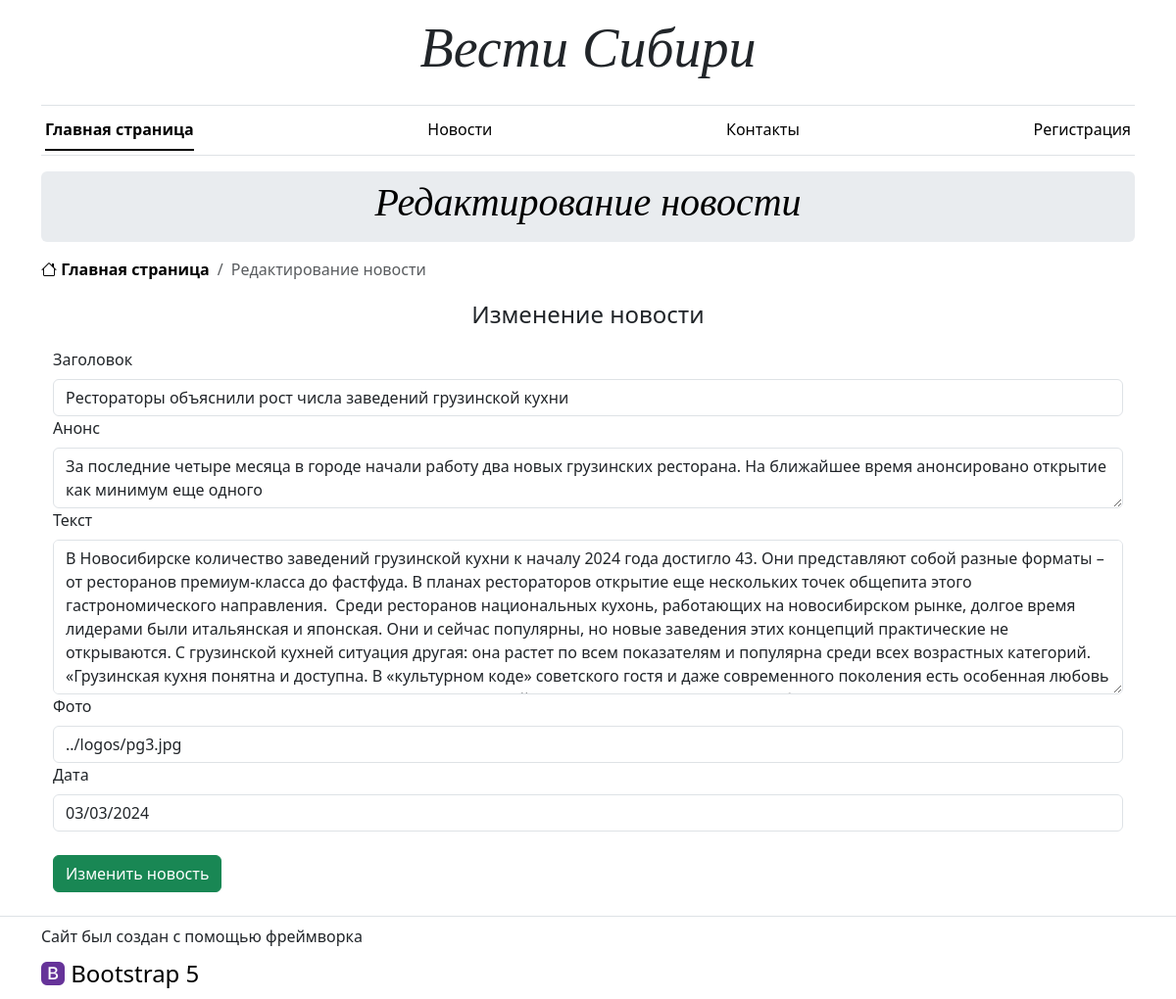
Before: /pages/edit.php?id=3 with the older database file.
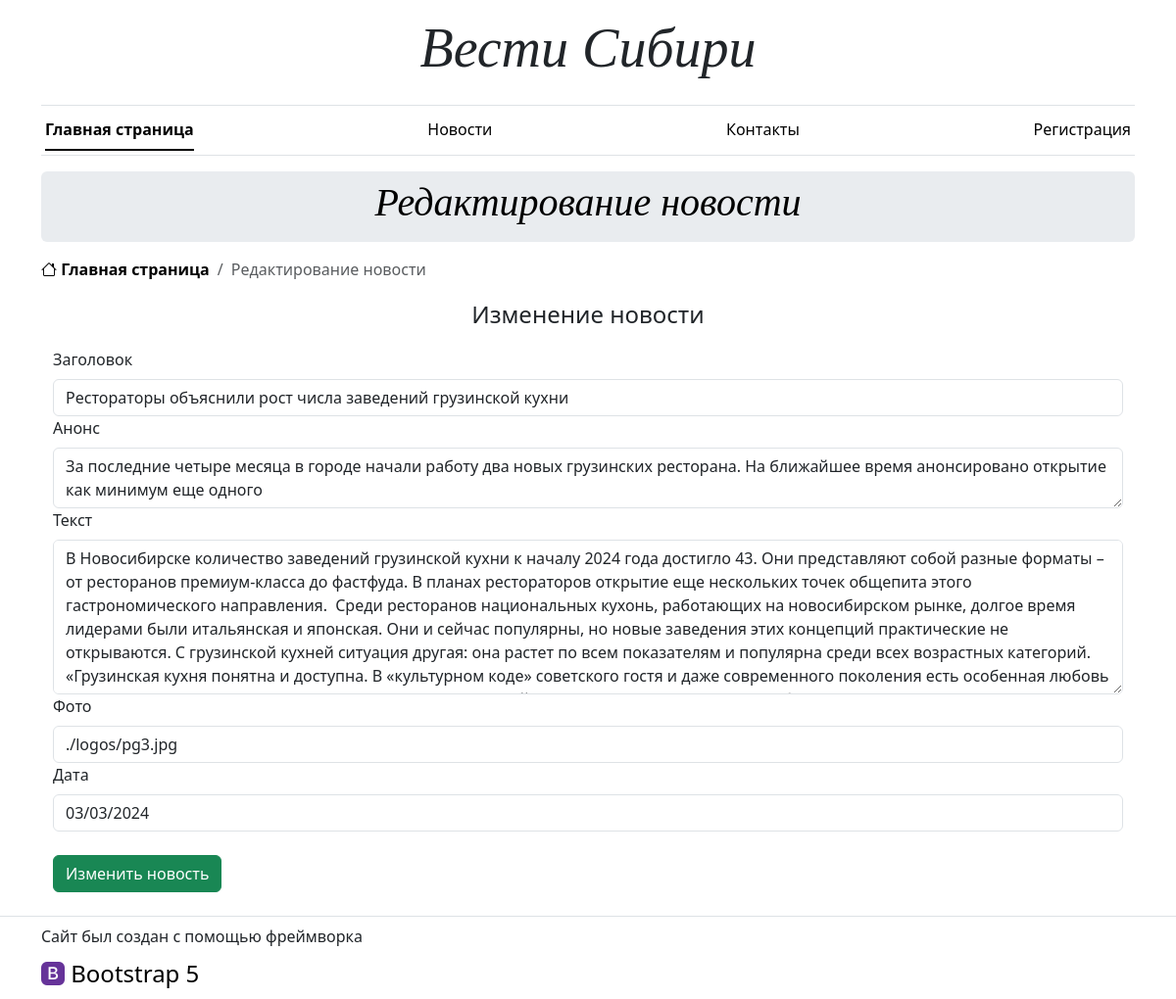
After: the same page with the newer database file.
### tables this page shows
CREATE TABLE `news` (
  `id` int(11) UNSIGNED NOT NULL,
  `title` text NOT NULL,
  `preview` text NOT NULL,
  `text` text NOT NULL,
  `date` date NOT NULL,
  `img` varchar(50) NOT NULL
);

### pages/edit.php (the view, shortened to what this page needs)
<!doctype html>
<html lang="ru">
<head>
  <link href="../styles/style.css" rel="stylesheet">
</head>
<body>
<div class="container d-none d-md-block">
  <header class="border-bottom lh-1 py-3">
    <div class="row flex-nowrap justify-content-between align-items-center">
      <h1 class="display-4 fst-italic text-center">Вести Сибири</h1>
    </div>
  </header>
</div>
<div class="d-none d-md-block container sticky-top">
  <div class="nav-scroller bg-white py-1 mb-3 border-bottom">
    <nav class="nav nav-underline justify-content-between px-1">
      <a class="nav-item nav-link link-body-emphasis active" href="../index.php">Главная страница</a>
      <a class="nav-item nav-link link-body-emphasis" href="news.php">Новости</a>
      <a class="nav-item nav-link link-body-emphasis" href="contacts.php">Контакты</a>
      <?php
         if(isset($_COOKIE['user']) && $_COOKIE['user'] != ''):
      ?>
      <a class="nav-item nav-link link-body-emphasis" href="../scripts/exit.php">Выйти</a>
      <?php else:?>
        <a class="nav-item nav-link link-body-emphasis" href="registration.php">Регистрация</a>
      <?php endif;?>
      </nav>
  </div>
</div>
<main class="container">
<div class="p-3 p-md-2 mb-3 rounded text-body-emphasis bg-body-secondary">
    <h3 class="display-6 fst-italic text-center">Редактирование новости</h3>
  </div>
  <nav aria-label="breadcrumb">
    <ol class="breadcrumb breadcrumb-custom overflow-hidden text-center rounded-3">
      <li class="breadcrumb-item active">
        <a class="link-body-emphasis fw-semibold text-decoration-none" href="../index.php">
          <i class="bi bi-house"></i>
          Главная страница
        </a>
      </li>
      <li class="breadcrumb-item active" aria-current="page">
        Редактирование новости
      </li>
    </ol>
  </nav>
  <?php
        $mysqli = new mysqli("localhost", "root", "root", "register-bg");
        if (isset($_GET) && isset($_GET["id"]))
        {
        if ($stmt = $mysqli->prepare("SELECT * FROM news WHERE id = ?"))
        {
            $stmt->bind_param("s", $_GET["id"]);
            $stmt->execute();
            $product = $stmt->get_result()->fetch_assoc();
        }
        else
        {
            $product = 0;
        }
        if($product)
        {
        ?>
        <div class="container">
            <div class="container text-center">
                <p class="fs-4">Изменение новости</p>
            </div>
            <form action="../scripts/update.php" method="post">
                <label class="form-label">Заголовок</label>
                <input type="text" class="form-control" name="title" value="<?=$product["title"]?>" required>
                <label class="form-label">Анонс</label>
                <textarea class="form-control" name="preview" rows="2" re-quired><?=$product["preview"]?> </textarea>
                <label class="form-label">Текст</label>
                <textarea class="form-control" name="text" rows="6" required><?=$product["text"]?> </textarea>
                <label class="form-label">Фото</label>
                <input type="text" class="form-control" name="img" value="<?=$product["img"]?>" required>
                <label class="form-label">Дата</label>
                <input type="date" class="form-control" name="date" value="<?=$product["date"]?>" readonly>
                <br>
                <button type="button submit" class="btn btn-success"> Изменить новость </button>
            </form>
        </div>
        <?php
          }
            else
          {
        ?>
          <h1 class="text-center">Неверный id новости</h1>
        <?php
          }
          }
            else
          {
        ?>
            <h1 class="text-center">Не указан id новости</h1>
        <?php
          }
        ?>
</main>
<footer class="py-2 mt-4 border-top">
  <div class="d-flex container flex-column">
    <div class="mb-2">
      Сайт был создан с помощью фреймворка
    </div>
    <div>
      <a href="https://getbootstrap.com/" class="footer-logo text-black text-decoration-none">
        <i class="bi bi-bootstrap-fill purple-color"></i> Bootstrap 5
      </a>
    </div>
  </div>
</footer>
</body>
</html>

Changed rows visible on the page:
changed news "Рестораторы объяснили рост числа заведений грузинской кухни": img "../logos/pg3.jpg" → "./logos/pg3.jpg"
